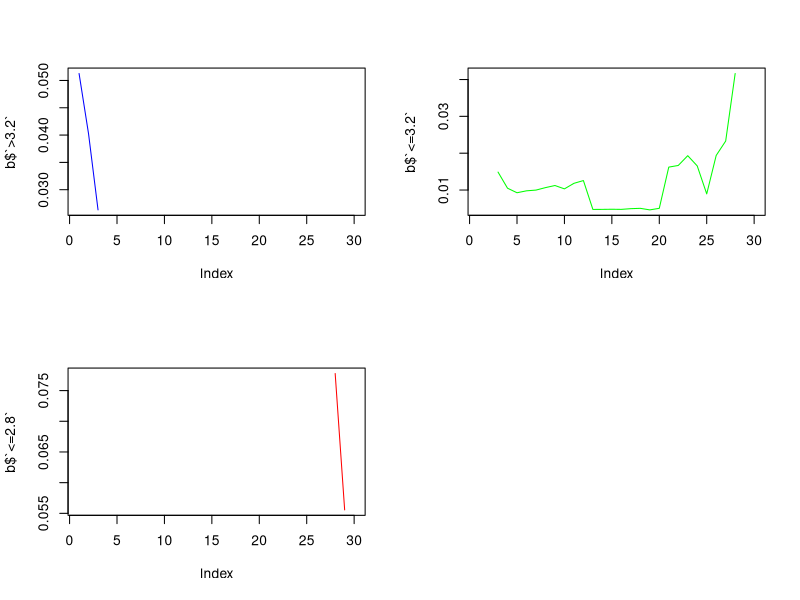
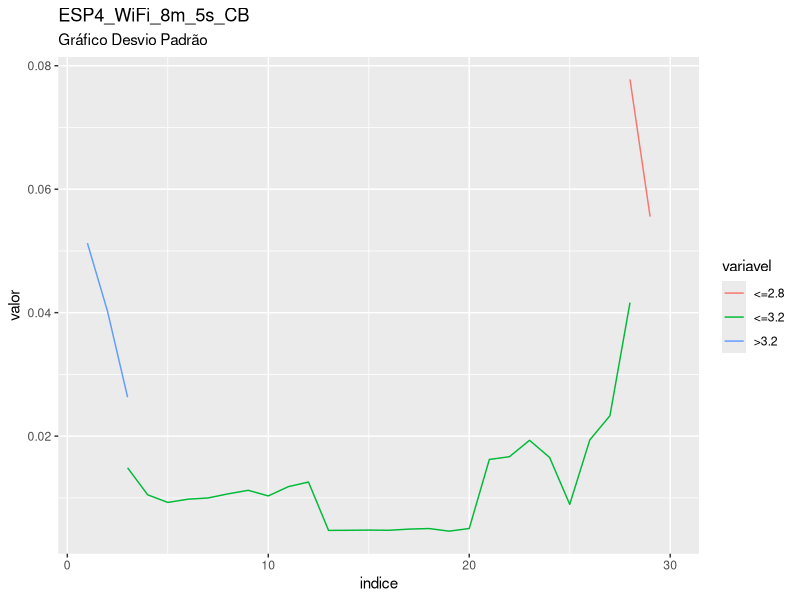
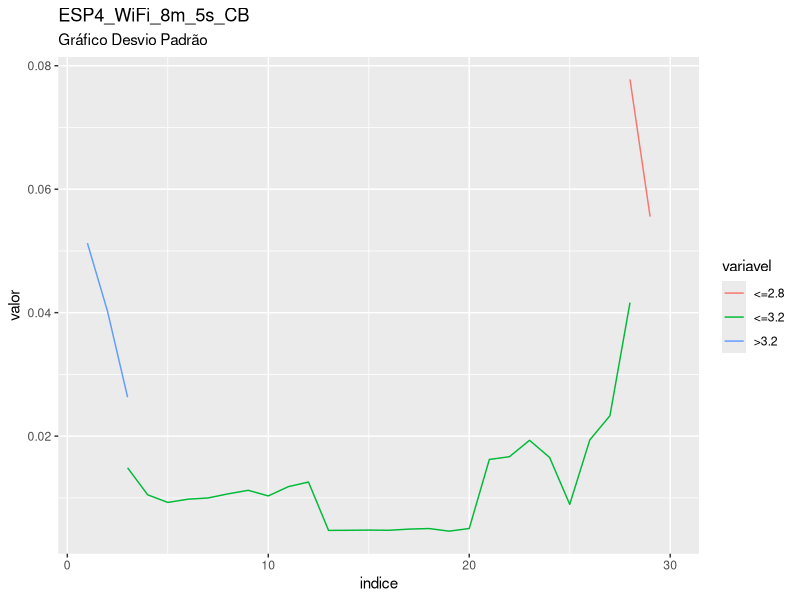

Here is the R script that generated these plots, in order:
library(readxl)
plan_ESP4_WiFi_8m_5s_CB <- read_excel("ESP4 WiFi 8m 5s CB.xlsx")
View(plan_ESP4_WiFi_8m_5s_CB)

valor<-plan_ESP4_WiFi_8m_5s_CB$Column9
posicoes<-c(1:length(valor))

corte_1<-min(posicoes[which(valor==3.2)])
corte_2<-min(posicoes[which(valor==2.8)])

valor[which(posicoes==corte_1)]
valor[which(posicoes==corte_2)]

a<- rep(1,corte_1)
b<- rep(2,corte_2-corte_1)
c<- rep(3,length(valor)-corte_2)

plan_ESP4_WiFi_8m_5s_CB$nivel<-c(a,b,c)


###########################################################

require(lubridate)
plan_ESP4_WiFi_8m_5s_CB$t<-(plan_ESP4_WiFi_8m_5s_CB$Column1)
plan_ESP4_WiFi_8m_5s_CB$t0<-min((plan_ESP4_WiFi_8m_5s_CB$Column1))
plan_ESP4_WiFi_8m_5s_CB$survt<-(plan_ESP4_WiFi_8m_5s_CB$t-plan_ESP4_WiFi_8m_5s_CB$t0)
segundos<-round(as.numeric(diff(plan_ESP4_WiFi_8m_5s_CB$survt,1)))
plan_ESP4_WiFi_8m_5s_CB$segundos<-c(0,segundos)
plan_ESP4_WiFi_8m_5s_CB$segundos<- ifelse(plan_ESP4_WiFi_8m_5s_CB$segundos<0,5,plan_ESP4_WiFi_8m_5s_CB$segundos)
plan_ESP4_WiFi_8m_5s_CB$segundos_acum<-cumsum(plan_ESP4_WiFi_8m_5s_CB$segundos)
plan_ESP4_WiFi_8m_5s_CB$minutos_acum<-round(cumsum(plan_ESP4_WiFi_8m_5s_CB$segundos)/60)
plan_ESP4_WiFi_8m_5s_CB$minuto = cut(as.numeric(plan_ESP4_WiFi_8m_5s_CB$minutos_acum), c(0,5, 10,15, 20,25, 30,35, 40,45,50,55,60,65,70,75,80,85,90,95,100,105,110,115,120,125,130,135,140,145,Inf), right=FALSE)


tapply(plan_ESP4_WiFi_8m_5s_CB$Column9,plan_ESP4_WiFi_8m_5s_CB$nivel,sd)
tapply(plan_ESP4_WiFi_8m_5s_CB$Column9,plan_ESP4_WiFi_8m_5s_CB$minuto,sd)

a<-tapply(plan_ESP4_WiFi_8m_5s_CB$Column9,list(plan_ESP4_WiFi_8m_5s_CB$minuto, plan_ESP4_WiFi_8m_5s_CB$nivel),sd)
b<-data.frame(a)
names(b)<-c(">3.2","<=3.2","<=2.8")

# exportando saida para csv
write.csv(a,file="saida_dp_ESP4_WiFi_8m_5s_CB.csv")

#grafico

par(mfrow = c(2, 2))
plot(b$`>3.2`,col="blue",type="l")
plot(b$`<=3.2`,col="green",type="l")
plot(b$`<=2.8`,col="red",type="l")

b$indice<-c(1:nrow(b))

library(tidyr)
library(ggplot2)

dados_long <- b %>% gather(variavel, valor, -indice)

ggplot(data = dados_long, aes(x = indice, y = valor, group = variavel)) +
  geom_line(aes(colour = variavel)) +
labs(title = "ESP4_WiFi_8m_5s_CB", subtitle = "Gráfico Desvio Padrão")

ggsave("Grafico_DP_ESP4_WiFi_8m_5s_CB.png")
